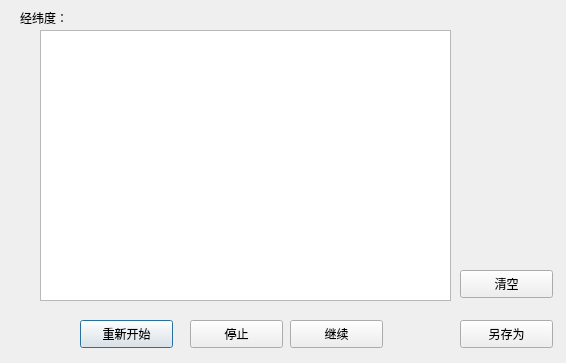
<?xml version="1.0" encoding="UTF-8"?>
<ui version="4.0">
 <class>InitRouteDialog</class>
 <widget class="QDialog" name="InitRouteDialog">
  <property name="geometry">
   <rect>
    <x>0</x>
    <y>0</y>
    <width>566</width>
    <height>363</height>
   </rect>
  </property>
  <property name="windowTitle">
   <string>Dialog</string>
  </property>
  <widget class="QTextBrowser" name="textBrowser">
   <property name="geometry">
    <rect>
     <x>40</x>
     <y>30</y>
     <width>411</width>
     <height>271</height>
    </rect>
   </property>
  </widget>
  <widget class="QLabel" name="label">
   <property name="geometry">
    <rect>
     <x>20</x>
     <y>10</y>
     <width>141</width>
     <height>16</height>
    </rect>
   </property>
   <property name="text">
    <string>经纬度：</string>
   </property>
  </widget>
  <widget class="QPushButton" name="start">
   <property name="geometry">
    <rect>
     <x>80</x>
     <y>320</y>
     <width>93</width>
     <height>28</height>
    </rect>
   </property>
   <property name="text">
    <string>重新开始</string>
   </property>
  </widget>
  <widget class="QPushButton" name="pause">
   <property name="geometry">
    <rect>
     <x>190</x>
     <y>320</y>
     <width>93</width>
     <height>28</height>
    </rect>
   </property>
   <property name="text">
    <string>停止</string>
   </property>
  </widget>
  <widget class="QPushButton" name="clear">
   <property name="geometry">
    <rect>
     <x>460</x>
     <y>270</y>
     <width>93</width>
     <height>28</height>
    </rect>
   </property>
   <property name="text">
    <string>清空</string>
   </property>
  </widget>
  <widget class="QPushButton" name="continue_2">
   <property name="geometry">
    <rect>
     <x>290</x>
     <y>320</y>
     <width>93</width>
     <height>28</height>
    </rect>
   </property>
   <property name="text">
    <string>继续</string>
   </property>
  </widget>
  <widget class="QPushButton" name="saveAs">
   <property name="geometry">
    <rect>
     <x>460</x>
     <y>320</y>
     <width>93</width>
     <height>28</height>
    </rect>
   </property>
   <property name="text">
    <string>另存为</string>
   </property>
  </widget>
 </widget>
 <resources/>
 <connections>
  <connection>
   <sender>clear</sender>
   <signal>clicked()</signal>
   <receiver>textBrowser</receiver>
   <slot>clear()</slot>
   <hints>
    <hint type="sourcelabel">
     <x>346</x>
     <y>93</y>
    </hint>
    <hint type="destinationlabel">
     <x>167</x>
     <y>125</y>
    </hint>
   </hints>
  </connection>
 </connections>
</ui>
